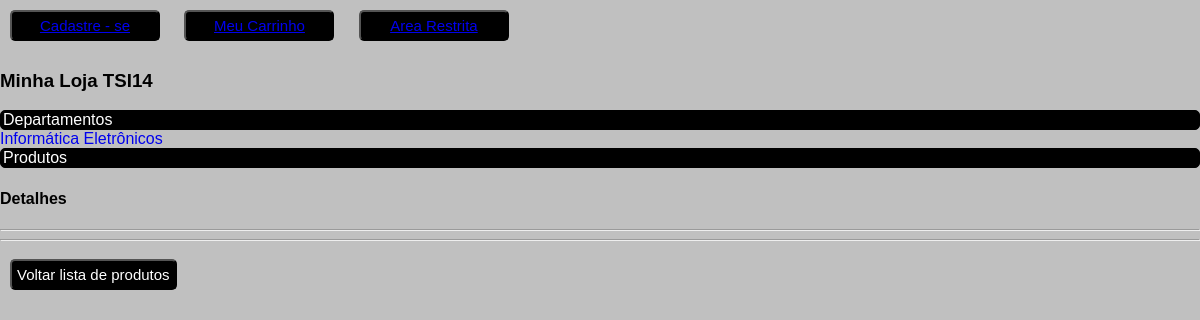
/?produto=2, run on an earlier commit of the app's database.
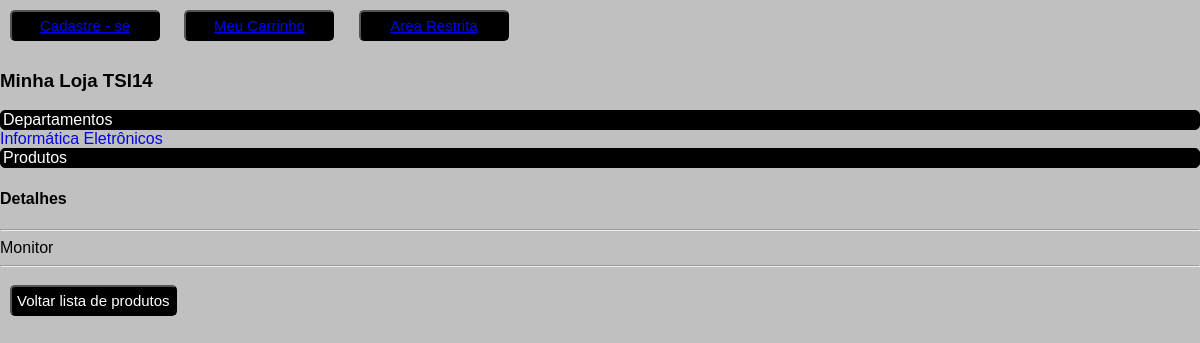
And on a later commit of the database.
### tables this page shows
CREATE TABLE IF NOT EXISTS `produtos` (
  `id` int(11) NOT NULL AUTO_INCREMENT,
  `nome` varchar(150) NOT NULL,
  `detalhes` text,
  `preco` decimal(10,2) NOT NULL DEFAULT '0.00',
  `id_departamento` int(11) NOT NULL,
  PRIMARY KEY (`id`),
  KEY `fk_produtos_departamentos_idx` (`id_departamento`)
);

### index.php (the view, shortened to what this page needs)
<!DOCTYPE html>
<html lang="pt-BR">
	<head>
    </head>
<body>
          			<a href="form_clientes.php"><button>Cadastre - se</a></button>
                    <a href="carrinho.php"><button>Meu Carrinho</a></button>
                    <a href="admin/login.php"><button>Area Restrita</a></button>
        		<h3>Minha Loja TSI14 </h3>
      		<legend> Departamentos </legend>
      			<?php
      				$sql = "SELECT * from departamentos";
      				$result = mysql_query($sql);
      				while ($registro = mysql_fetch_assoc($result)) {
      					echo "
      						<tr><td><a href='?departamento=" . $registro['id'] . "'onClick='showProdutos();' style='text-decoration:none;'>
      					" . $registro['nome'] . "</a></td></tr>";
      				}
      			?>
                	<legend> Produtos </legend>
                		<?php
                			if (isset($_GET['produto'])) {
                				$idProd = $_GET['produto'];
                				$sql = "SELECT * from produtos WHERE id = $idProd";
                				$result = mysql_query($sql);
                				while ($registro = mysql_fetch_assoc($result)) {
                					$detalhe = $registro['detalhes'];
                					echo "
  									<h4>Detalhes</h4><hr/>
    									<tr><td>$detalhe</td></tr>
    									<hr/>
    									<button onClick='parent.history.back();'>Voltar lista de produtos</button>
  								";
                				}
                			}
                		?>
</body>
</html>

What changed in the data, as far as the page shows it:
changed produtos: detalhes (not shown) → "Monitor"
